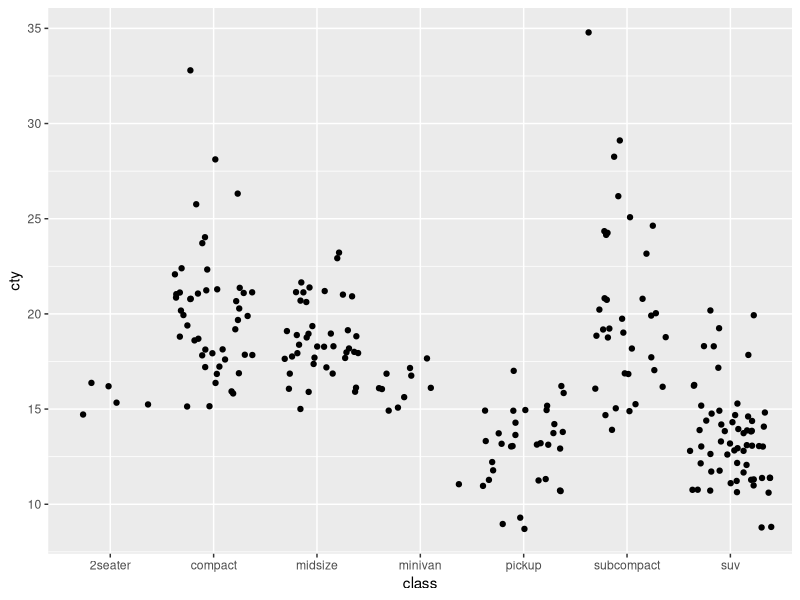

This figure's R source:
## ---- chunk 1
knitr::opts_chunk$set(echo = TRUE)
library(tidyverse)
## ---- chunk 2
ggplot(mpg, aes(x = class, y = cty)) +
  geom_jitter()
